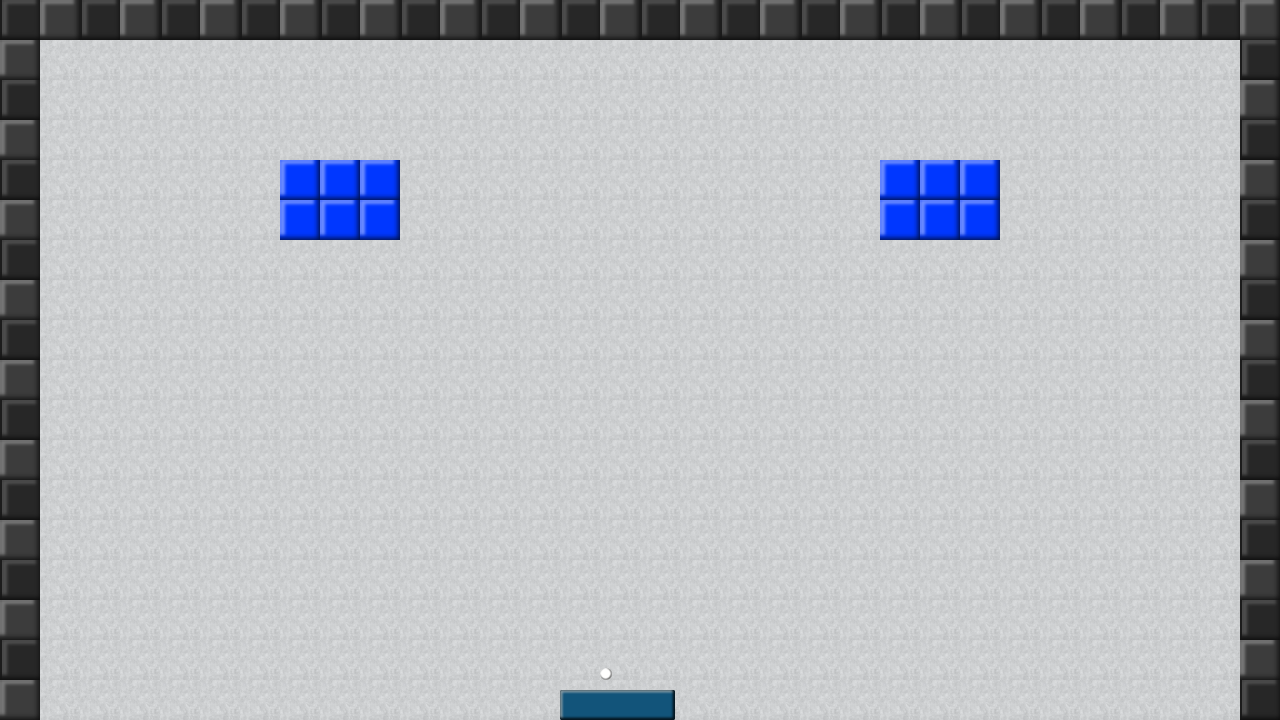

Below is a game level as drawn by its tile map, then a one-line description and the .tmx file that defines it, in full:
An orthogonal 32x18 tile map with 40x40 px tiles, 2 tile layers (background, game), 9 tilesets and 1 object.

<map version="1.4" tiledversion="1.4.3" orientation="orthogonal" renderorder="right-down" width="32" height="18" tilewidth="40" tileheight="40" infinite="0" nextlayerid="9" nextobjectid="3">
 <editorsettings>
  <export format="json" />
 </editorsettings>
 <tileset firstgid="1" source="red_block.tsx" />
 <tileset firstgid="5" source="green_block.tsx" />
 <tileset firstgid="9" source="orange_block.tsx" />
 <tileset firstgid="13" source="pink_block.tsx" />
 <tileset firstgid="17" source="blue_block.tsx" />
 <tileset firstgid="21" source="grey_block.tsx" />
 <tileset firstgid="24" source="background_tile.tsx" />
 <tileset firstgid="25" source="paddle.tsx" />
 <tileset firstgid="26" source="ball.tsx" />
 <layer id="5" name="background" width="32" height="18">
  <data encoding="csv">
22,21,22,21,22,21,22,21,22,21,22,21,22,21,22,21,22,21,22,21,22,21,22,21,22,21,22,21,22,21,22,21,
21,24,24,24,24,24,24,24,24,24,24,24,24,24,24,24,24,24,24,24,24,24,24,24,24,24,24,24,24,24,24,22,
22,24,24,24,24,24,24,24,24,24,24,24,24,24,24,24,24,24,24,24,24,24,24,24,24,24,24,24,24,24,24,21,
21,24,24,24,24,24,24,24,24,24,24,24,24,24,24,24,24,24,24,24,24,24,24,24,24,24,24,24,24,24,24,22,
22,24,24,24,24,24,24,24,24,24,24,24,24,24,24,24,24,24,24,24,24,24,24,24,24,24,24,24,24,24,24,21,
21,24,24,24,24,24,24,24,24,24,24,24,24,24,24,24,24,24,24,24,24,24,24,24,24,24,24,24,24,24,24,22,
22,24,24,24,24,24,24,24,24,24,24,24,24,24,24,24,24,24,24,24,24,24,24,24,24,24,24,24,24,24,24,21,
21,24,24,24,24,24,24,24,24,24,24,24,24,24,24,24,24,24,24,24,24,24,24,24,24,24,24,24,24,24,24,22,
22,24,24,24,24,24,24,24,24,24,24,24,24,24,24,24,24,24,24,24,24,24,24,24,24,24,24,24,24,24,24,21,
21,24,24,24,24,24,24,24,24,24,24,24,24,24,24,24,24,24,24,24,24,24,24,24,24,24,24,24,24,24,24,22,
22,24,24,24,24,24,24,24,24,24,24,24,24,24,24,24,24,24,24,24,24,24,24,24,24,24,24,24,24,24,24,21,
21,24,24,24,24,24,24,24,24,24,24,24,24,24,24,24,24,24,24,24,24,24,24,24,24,24,24,24,24,24,24,22,
22,24,24,24,24,24,24,24,24,24,24,24,24,24,24,24,24,24,24,24,24,24,24,24,24,24,24,24,24,24,24,21,
21,24,24,24,24,24,24,24,24,24,24,24,24,24,24,24,24,24,24,24,24,24,24,24,24,24,24,24,24,24,24,22,
22,24,24,24,24,24,24,24,24,24,24,24,24,24,24,24,24,24,24,24,24,24,24,24,24,24,24,24,24,24,24,21,
21,24,24,24,24,24,24,24,24,24,24,24,24,24,24,24,24,24,24,24,24,24,24,24,24,24,24,24,24,24,24,22,
22,24,24,24,24,24,24,24,24,24,24,24,24,24,24,24,24,24,24,24,24,24,24,24,24,24,24,24,24,24,24,21,
21,24,24,24,24,24,24,24,24,24,24,24,24,24,24,24,24,24,24,24,24,24,24,24,24,24,24,24,24,24,24,22
</data>
 </layer>
 <layer id="6" name="game" width="32" height="18">
  <data encoding="csv">
0,0,0,0,0,0,0,0,0,0,0,0,0,0,0,0,0,0,0,0,0,0,0,0,0,0,0,0,0,0,0,0,
0,0,0,0,0,0,0,0,0,0,0,0,0,0,0,0,0,0,0,0,0,0,0,0,0,0,0,0,0,0,0,0,
0,0,0,0,0,0,0,0,0,0,0,0,0,0,0,0,0,0,0,0,0,0,0,0,0,0,0,0,0,0,0,0,
0,0,0,0,0,0,0,0,0,0,0,0,0,0,0,0,0,0,0,0,0,0,0,0,0,0,0,0,0,0,0,0,
0,0,0,0,0,0,0,17,17,17,0,0,0,0,0,0,0,0,0,0,0,0,17,17,17,0,0,0,0,0,0,0,
0,0,0,0,0,0,0,17,17,17,0,0,0,0,0,0,0,0,0,0,0,0,17,17,17,0,0,0,0,0,0,0,
0,0,0,0,0,0,0,0,0,0,0,0,0,0,0,0,0,0,0,0,0,0,0,0,0,0,0,0,0,0,0,0,
0,0,0,0,0,0,0,0,0,0,0,0,0,0,0,0,0,0,0,0,0,0,0,0,0,0,0,0,0,0,0,0,
0,0,0,0,0,0,0,0,0,0,0,0,0,0,0,0,0,0,0,0,0,0,0,0,0,0,0,0,0,0,0,0,
0,0,0,0,0,0,0,0,0,0,0,0,0,0,0,0,0,0,0,0,0,0,0,0,0,0,0,0,0,0,0,0,
0,0,0,0,0,0,0,0,0,0,0,0,0,0,0,0,0,0,0,0,0,0,0,0,0,0,0,0,0,0,0,0,
0,0,0,0,0,0,0,0,0,0,0,0,0,0,0,0,0,0,0,0,0,0,0,0,0,0,0,0,0,0,0,0,
0,0,0,0,0,0,0,0,0,0,0,0,0,0,0,0,0,0,0,0,0,0,0,0,0,0,0,0,0,0,0,0,
0,0,0,0,0,0,0,0,0,0,0,0,0,0,0,0,0,0,0,0,0,0,0,0,0,0,0,0,0,0,0,0,
0,0,0,0,0,0,0,0,0,0,0,0,0,0,0,0,0,0,0,0,0,0,0,0,0,0,0,0,0,0,0,0,
0,0,0,0,0,0,0,0,0,0,0,0,0,0,0,0,0,0,0,0,0,0,0,0,0,0,0,0,0,0,0,0,
0,0,0,0,0,0,0,0,0,0,0,0,0,0,0,26,0,0,0,0,0,0,0,0,0,0,0,0,0,0,0,0,
0,0,0,0,0,0,0,0,0,0,0,0,0,0,25,0,0,0,0,0,0,0,0,0,0,0,0,0,0,0,0,0
</data>
 </layer>
 <objectgroup id="8" name="block">
  <properties>
   <property name="moving" type="bool" value="true" />
  </properties>
  <object id="2" x="290.667" y="166.667" width="94.6667" height="68" />
 </objectgroup>
</map>